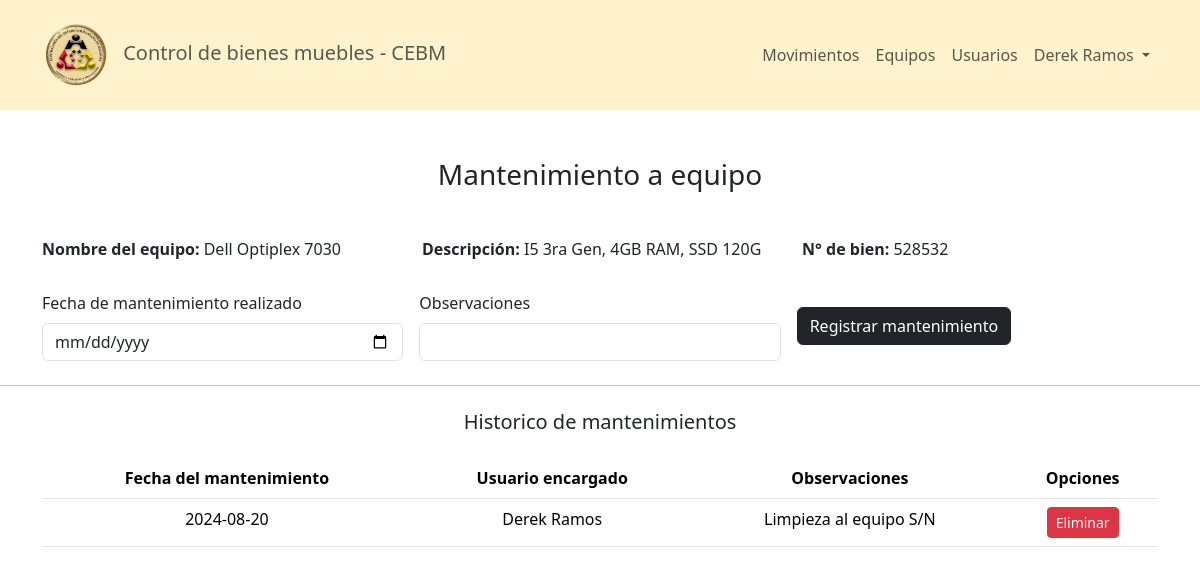
The app's page /pages/mantenimiento.php?equipo=2 (signed in) with its own data.
### tables this page shows
CREATE TABLE `equipos` (
  `id` int(11) NOT NULL,
  `equipo` varchar(80) NOT NULL,
  `descripcion` varchar(255) NOT NULL,
  `n_bien` varchar(8) NOT NULL,
  `disponible` tinyint(4) NOT NULL,
  `estatus` int(11) NOT NULL,
  `activo` tinyint(4) NOT NULL
);

CREATE TABLE `mantenimientos` (
  `id` int(11) NOT NULL,
  `equipo` int(11) NOT NULL,
  `fecha_mant` date NOT NULL,
  `usuario` int(11) NOT NULL,
  `observaciones` varchar(255) NOT NULL
);

CREATE TABLE `usuarios` (
  `id` int(11) NOT NULL,
  `nombre` varchar(40) NOT NULL,
  `apellido` varchar(40) NOT NULL,
  `ci` varchar(8) NOT NULL,
  `n_carnet` varchar(7) NOT NULL,
  `departamento` int(11) NOT NULL,
  `rol` tinyint(4) NOT NULL,
  `estatus` tinyint(4) NOT NULL,
  `username` varchar(30) NOT NULL,
  `password` varchar(256) NOT NULL
);

### pages/mantenimiento.php (the view, shortened to what this page needs)
<?php include('../config/Header.php'); ?>
<?php include('../config/NavBar.php'); ?>
<?php
    require('../config/conex.php');
    if(isset($_GET['equipo'])){
        $id_equipo = $_GET['equipo'];
        $stmt = $conn -> prepare("SELECT equipo, descripcion, n_bien FROM equipos WHERE id = ?");
        $stmt -> bind_param("i", $id_equipo);
        $stmt -> execute();
        $resultEquipo = $stmt -> get_result();
        $equipo = $resultEquipo -> fetch_assoc();
    } else {
        header('location: equipos.php');
        exit();
    }
?>
<section class="mt-5">
    <h3 class="text-center">Mantenimiento a equipo</h3>
    <div class="container mt-5">
        <div class="row">
            <div class="col-sm-4">
                <h6><strong>Nombre del equipo: </strong> <?php echo($equipo['equipo'])?></h6>
            </div>
            <div class="col-sm-4">
                <h6><strong>Descripción: </strong> <?php echo($equipo['descripcion'])?></h6>
            </div>
            <div class="col-sm-4">
                <h6><strong>N° de bien: </strong> <?php echo($equipo['n_bien'])?></h6>
            </div>
        </div>
    </div>
    <div class="container mt-4">
        <form action="../services/mantenimiento/registrar_mantenimiento.php" method="POST" class="row g-3 align-items-center mb-4">
            <div class="col">
                <label for="fecha" class="form-label">Fecha de mantenimiento realizado</label>
                <input type="date" name="fecha_mant" class="form-control" id="fecha"required>
            </div>
            <div class="col">
                <label class="form-label" for="observaciones">Observaciones</label>
                <input class="form-control" name="observaciones" id="observaciones">
            </div>
            <div class="col">
                <button type="submit" class="btn btn-dark">Registrar mantenimiento</button>
            </div>
        </form>
    </div>
    <hr>
    <div class="container mt-4">
        <h5 class="text-center">Historico de mantenimientos</h5>
        <table class="table table-hover text-center mt-4">
            <thead>
                <tr>
                    <th scope="col">Fecha del mantenimiento</th>
                    <th scope="col">Usuario encargado</th>
                    <th scope="col">Observaciones</th>
                    <th scope="col">Opciones</th>
                </tr>
            </thead>
            <tbody>
                <?php
                    $result = mysqli_query($conn, "SELECT * FROM mantenimientos WHERE equipo = $id_equipo");
                    if(mysqli_num_rows($result) > 0){
                        while ($mant = mysqli_fetch_array($result)) {
                ?>
                <tr>
                    <td>
                        <?php echo ($mant[2]); ?>
                    </td>
                    <td>
                        <?php
                            $queryUser = "SELECT nombre, apellido FROM usuarios WHERE id = $mant[3]";
                            $resultUser = mysqli_query($conn, $queryUser);
                            $user = mysqli_fetch_array($resultUser);
                            echo ($user[0] . ' ' . $user[1]);
                        ?>
                    </td>
                    <td>
                        <?php echo ($mant[4]); ?>
                    </td>
                    <td>
                        <button type="button" class="btn btn-sm btn-danger" onclick="confirmDelete(<?php echo ($mant[0]); ?>)">Eliminar</button>
                    </td>
                <?php
                    }}
                ?>
            </tbody>
        </table>
    </div>
</section>
<?php
    include('../config/FooterHtml.php');
?>

### src/global.css (style rules this page uses)
* { font-family: system-ui, sans-serif; box-sizing: border-box; margin: 0; }

### records on screen
equipos: equipo "Dell Optiplex 7030", descripcion "I5 3ra Gen, 4GB RAM, SSD 120G", n_bien "528532"
mantenimientos: fecha_mant "2024-08-20", usuario.nombre "Derek", usuario.apellido "Ramos", observaciones "Limpieza al equipo S/N"

### other values on screen
$nombre "Derek"
$apellido "Ramos"
